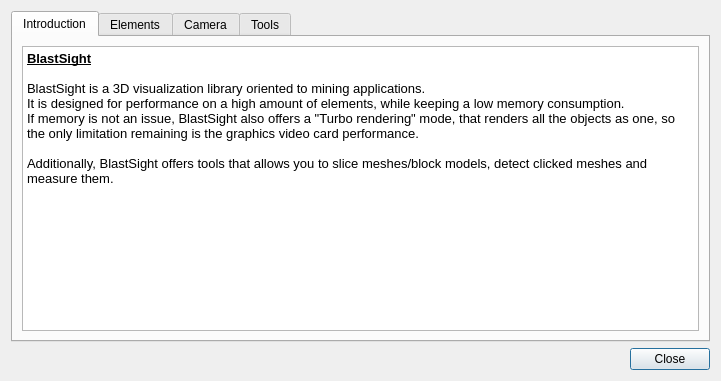
<?xml version="1.0" encoding="UTF-8"?>
<ui version="4.0">
 <class>Dialog</class>
 <widget class="QDialog" name="Dialog">
  <property name="geometry">
   <rect>
    <x>0</x>
    <y>0</y>
    <width>721</width>
    <height>381</height>
   </rect>
  </property>
  <property name="windowTitle">
   <string>Help</string>
  </property>
  <layout class="QVBoxLayout" name="verticalLayout">
   <item>
    <widget class="QTabWidget" name="tabWidget">
     <property name="currentIndex">
      <number>0</number>
     </property>
     <widget class="QWidget" name="tab_1">
      <attribute name="title">
       <string>Introduction</string>
      </attribute>
      <layout class="QVBoxLayout" name="verticalLayout_3">
       <item>
        <widget class="QTextBrowser" name="textBrowser_1">
         <property name="html">
          <string>&lt;!DOCTYPE HTML PUBLIC &quot;-//W3C//DTD HTML 4.0//EN&quot; &quot;http://www.w3.org/TR/REC-html40/strict.dtd&quot;&gt;
&lt;html&gt;&lt;head&gt;&lt;meta name=&quot;qrichtext&quot; content=&quot;1&quot; /&gt;&lt;style type=&quot;text/css&quot;&gt;
p, li { white-space: pre-wrap; }
&lt;/style&gt;&lt;/head&gt;&lt;body style=&quot; font-family:'Noto Sans'; font-size:10pt; font-weight:400; font-style:normal;&quot;&gt;
&lt;p style=&quot; margin-top:0px; margin-bottom:0px; margin-left:0px; margin-right:0px; -qt-block-indent:0; text-indent:0px;&quot;&gt;&lt;span style=&quot; font-weight:600; text-decoration: underline;&quot;&gt;BlastSight&lt;/span&gt;&lt;/p&gt;
&lt;p style=&quot;-qt-paragraph-type:empty; margin-top:0px; margin-bottom:0px; margin-left:0px; margin-right:0px; -qt-block-indent:0; text-indent:0px;&quot;&gt;&lt;br /&gt;&lt;/p&gt;
&lt;p style=&quot; margin-top:0px; margin-bottom:0px; margin-left:0px; margin-right:0px; -qt-block-indent:0; text-indent:0px;&quot;&gt;BlastSight is a 3D visualization library oriented to mining applications.&lt;/p&gt;
&lt;p style=&quot; margin-top:0px; margin-bottom:0px; margin-left:0px; margin-right:0px; -qt-block-indent:0; text-indent:0px;&quot;&gt;It is designed for performance on a high amount of elements, while keeping a low memory consumption.&lt;/p&gt;
&lt;p style=&quot; margin-top:0px; margin-bottom:0px; margin-left:0px; margin-right:0px; -qt-block-indent:0; text-indent:0px;&quot;&gt;If memory is not an issue, BlastSight also offers a &amp;quot;Turbo rendering&amp;quot; mode, that renders all the objects as one, so the only limitation remaining is the graphics video card performance.&lt;/p&gt;
&lt;p style=&quot;-qt-paragraph-type:empty; margin-top:0px; margin-bottom:0px; margin-left:0px; margin-right:0px; -qt-block-indent:0; text-indent:0px;&quot;&gt;&lt;br /&gt;&lt;/p&gt;
&lt;p style=&quot; margin-top:0px; margin-bottom:0px; margin-left:0px; margin-right:0px; -qt-block-indent:0; text-indent:0px;&quot;&gt;Additionally, BlastSight offers tools that allows you to slice meshes/block models, detect clicked meshes and measure them.&lt;/p&gt;&lt;/body&gt;&lt;/html&gt;</string>
         </property>
        </widget>
       </item>
      </layout>
     </widget>
     <widget class="QWidget" name="tab_2">
      <attribute name="title">
       <string>Elements</string>
      </attribute>
      <layout class="QVBoxLayout" name="verticalLayout_2">
       <item>
        <widget class="QTextBrowser" name="textBrowser_2">
         <property name="html">
          <string>&lt;!DOCTYPE HTML PUBLIC &quot;-//W3C//DTD HTML 4.0//EN&quot; &quot;http://www.w3.org/TR/REC-html40/strict.dtd&quot;&gt;
&lt;html&gt;&lt;head&gt;&lt;meta name=&quot;qrichtext&quot; content=&quot;1&quot; /&gt;&lt;style type=&quot;text/css&quot;&gt;
p, li { white-space: pre-wrap; }
&lt;/style&gt;&lt;/head&gt;&lt;body style=&quot; font-family:'Noto Sans'; font-size:10pt; font-weight:400; font-style:normal;&quot;&gt;
&lt;p style=&quot; margin-top:0px; margin-bottom:0px; margin-left:0px; margin-right:0px; -qt-block-indent:0; text-indent:0px;&quot;&gt;&lt;span style=&quot; font-weight:600; text-decoration: underline;&quot;&gt;Element types&lt;/span&gt;&lt;/p&gt;
&lt;p style=&quot;-qt-paragraph-type:empty; margin-top:0px; margin-bottom:0px; margin-left:0px; margin-right:0px; -qt-block-indent:0; text-indent:0px;&quot;&gt;&lt;br /&gt;&lt;/p&gt;
&lt;p style=&quot; margin-top:0px; margin-bottom:0px; margin-left:0px; margin-right:0px; -qt-block-indent:0; text-indent:0px;&quot;&gt;BlastSight [application] can read:&lt;/p&gt;
&lt;p style=&quot; margin-top:0px; margin-bottom:0px; margin-left:0px; margin-right:0px; -qt-block-indent:0; text-indent:0px;&quot;&gt;- Meshes (DXF, OFF, H5M)&lt;/p&gt;
&lt;p style=&quot; margin-top:0px; margin-bottom:0px; margin-left:0px; margin-right:0px; -qt-block-indent:0; text-indent:0px;&quot;&gt;- Block models (CSV, GSLib, H5P)&lt;/p&gt;
&lt;p style=&quot; margin-top:0px; margin-bottom:0px; margin-left:0px; margin-right:0px; -qt-block-indent:0; text-indent:0px;&quot;&gt;- Points (CSV, GSLib, H5P)&lt;/p&gt;
&lt;p style=&quot; margin-top:0px; margin-bottom:0px; margin-left:0px; margin-right:0px; -qt-block-indent:0; text-indent:0px;&quot;&gt;- Lines (CSV, DXF - basic)&lt;/p&gt;
&lt;p style=&quot; margin-top:0px; margin-bottom:0px; margin-left:0px; margin-right:0px; -qt-block-indent:0; text-indent:0px;&quot;&gt;- Tubes (CSV, DXF - basic)&lt;/p&gt;
&lt;p style=&quot;-qt-paragraph-type:empty; margin-top:0px; margin-bottom:0px; margin-left:0px; margin-right:0px; -qt-block-indent:0; text-indent:0px;&quot;&gt;&lt;br /&gt;&lt;/p&gt;
&lt;p style=&quot; margin-top:0px; margin-bottom:0px; margin-left:0px; margin-right:0px; -qt-block-indent:0; text-indent:0px;&quot;&gt;&lt;span style=&quot; font-weight:600; text-decoration: underline;&quot;&gt;Handling elements&lt;/span&gt;&lt;/p&gt;
&lt;p style=&quot;-qt-paragraph-type:empty; margin-top:0px; margin-bottom:0px; margin-left:0px; margin-right:0px; -qt-block-indent:0; text-indent:0px;&quot;&gt;&lt;br /&gt;&lt;/p&gt;
&lt;p style=&quot; margin-top:0px; margin-bottom:0px; margin-left:0px; margin-right:0px; -qt-block-indent:0; text-indent:0px;&quot;&gt;Select &amp;quot;File &amp;gt; Load [element]&amp;quot; for files.&lt;/p&gt;
&lt;p style=&quot; margin-top:0px; margin-bottom:0px; margin-left:0px; margin-right:0px; -qt-block-indent:0; text-indent:0px;&quot;&gt;You can load more than one file at the same time.&lt;/p&gt;
&lt;p style=&quot;-qt-paragraph-type:empty; margin-top:0px; margin-bottom:0px; margin-left:0px; margin-right:0px; -qt-block-indent:0; text-indent:0px;&quot;&gt;&lt;br /&gt;&lt;/p&gt;
&lt;p style=&quot; margin-top:0px; margin-bottom:0px; margin-left:0px; margin-right:0px; -qt-block-indent:0; text-indent:0px;&quot;&gt;Select &amp;quot;File &amp;gt; Load [element] folder&amp;quot; for folders.&lt;/p&gt;
&lt;p style=&quot; margin-top:0px; margin-bottom:0px; margin-left:0px; margin-right:0px; -qt-block-indent:0; text-indent:0px;&quot;&gt;Every element inside the folder will be loaded as the type you selected.&lt;/p&gt;
&lt;p style=&quot;-qt-paragraph-type:empty; margin-top:0px; margin-bottom:0px; margin-left:0px; margin-right:0px; -qt-block-indent:0; text-indent:0px;&quot;&gt;&lt;br /&gt;&lt;/p&gt;
&lt;p style=&quot; margin-top:0px; margin-bottom:0px; margin-left:0px; margin-right:0px; -qt-block-indent:0; text-indent:0px;&quot;&gt;In the left side of the application, an element tree is shown. &lt;/p&gt;
&lt;p style=&quot; margin-top:0px; margin-bottom:0px; margin-left:0px; margin-right:0px; -qt-block-indent:0; text-indent:0px;&quot;&gt;Loaded elements will be shown here, and they can be shown, hidden, &lt;/p&gt;
&lt;p style=&quot; margin-top:0px; margin-bottom:0px; margin-left:0px; margin-right:0px; -qt-block-indent:0; text-indent:0px;&quot;&gt;focused and deleted by right-clicking the element.&lt;/p&gt;
&lt;p style=&quot;-qt-paragraph-type:empty; margin-top:0px; margin-bottom:0px; margin-left:0px; margin-right:0px; -qt-block-indent:0; text-indent:0px;&quot;&gt;&lt;br /&gt;&lt;/p&gt;&lt;/body&gt;&lt;/html&gt;</string>
         </property>
        </widget>
       </item>
      </layout>
     </widget>
     <widget class="QWidget" name="tab_3">
      <attribute name="title">
       <string>Camera</string>
      </attribute>
      <layout class="QVBoxLayout" name="verticalLayout_6">
       <item>
        <widget class="QTextBrowser" name="textBrowser_3">
         <property name="html">
          <string>&lt;!DOCTYPE HTML PUBLIC &quot;-//W3C//DTD HTML 4.0//EN&quot; &quot;http://www.w3.org/TR/REC-html40/strict.dtd&quot;&gt;
&lt;html&gt;&lt;head&gt;&lt;meta name=&quot;qrichtext&quot; content=&quot;1&quot; /&gt;&lt;style type=&quot;text/css&quot;&gt;
p, li { white-space: pre-wrap; }
&lt;/style&gt;&lt;/head&gt;&lt;body style=&quot; font-family:'Noto Sans'; font-size:10pt; font-weight:400; font-style:normal;&quot;&gt;
&lt;p style=&quot; margin-top:0px; margin-bottom:0px; margin-left:0px; margin-right:0px; -qt-block-indent:0; text-indent:0px;&quot;&gt;&lt;span style=&quot; font-weight:600; text-decoration: underline;&quot;&gt;Camera properties&lt;/span&gt;&lt;/p&gt;
&lt;p style=&quot;-qt-paragraph-type:empty; margin-top:0px; margin-bottom:0px; margin-left:0px; margin-right:0px; -qt-block-indent:0; text-indent:0px;&quot;&gt;&lt;br /&gt;&lt;/p&gt;
&lt;p style=&quot; margin-top:0px; margin-bottom:0px; margin-left:0px; margin-right:0px; -qt-block-indent:0; text-indent:0px;&quot;&gt;You can control the following camera properties:&lt;/p&gt;
&lt;p style=&quot; margin-top:0px; margin-bottom:0px; margin-left:0px; margin-right:0px; -qt-block-indent:0; text-indent:0px;&quot;&gt;- Camera position: Position of the camera.&lt;/p&gt;
&lt;p style=&quot; margin-top:0px; margin-bottom:0px; margin-left:0px; margin-right:0px; -qt-block-indent:0; text-indent:0px;&quot;&gt;- Rotation center: Position of the center of rotation when rotating the camera.&lt;/p&gt;
&lt;p style=&quot; margin-top:0px; margin-bottom:0px; margin-left:0px; margin-right:0px; -qt-block-indent:0; text-indent:0px;&quot;&gt;- Rotation angle: Angle of the rotation for each axis.&lt;/p&gt;
&lt;p style=&quot;-qt-paragraph-type:empty; margin-top:0px; margin-bottom:0px; margin-left:0px; margin-right:0px; -qt-block-indent:0; text-indent:0px;&quot;&gt;&lt;br /&gt;&lt;/p&gt;
&lt;p style=&quot; margin-top:0px; margin-bottom:0px; margin-left:0px; margin-right:0px; -qt-block-indent:0; text-indent:0px;&quot;&gt;Select &amp;quot;View &amp;gt; Camera properties&amp;quot; to manually edit each property of the camera.&lt;/p&gt;
&lt;p style=&quot; margin-top:0px; margin-bottom:0px; margin-left:0px; margin-right:0px; -qt-block-indent:0; text-indent:0px;&quot;&gt;Alternatively, press &amp;quot;Plan/North/East view&amp;quot; to rotate the camera in one of these preset angles.&lt;/p&gt;
&lt;p style=&quot;-qt-paragraph-type:empty; margin-top:0px; margin-bottom:0px; margin-left:0px; margin-right:0px; -qt-block-indent:0; text-indent:0px;&quot;&gt;&lt;br /&gt;&lt;/p&gt;
&lt;p style=&quot; margin-top:0px; margin-bottom:0px; margin-left:0px; margin-right:0px; -qt-block-indent:0; text-indent:0px;&quot;&gt;&lt;span style=&quot; font-weight:600; text-decoration: underline;&quot;&gt;Projections&lt;/span&gt;&lt;/p&gt;
&lt;p style=&quot;-qt-paragraph-type:empty; margin-top:0px; margin-bottom:0px; margin-left:0px; margin-right:0px; -qt-block-indent:0; text-indent:0px;&quot;&gt;&lt;br /&gt;&lt;/p&gt;
&lt;p style=&quot; margin-top:0px; margin-bottom:0px; margin-left:0px; margin-right:0px; -qt-block-indent:0; text-indent:0px;&quot;&gt;A Perspective projection shows a far element seems smaller than a near one.&lt;/p&gt;
&lt;p style=&quot; margin-top:0px; margin-bottom:0px; margin-left:0px; margin-right:0px; -qt-block-indent:0; text-indent:0px;&quot;&gt;An Orthographic projection shows far and close elements as the same size.&lt;/p&gt;
&lt;p style=&quot; margin-top:0px; margin-bottom:0px; margin-left:0px; margin-right:0px; -qt-block-indent:0; text-indent:0px;&quot;&gt;By default, BlastSight shows a Perspective projection.&lt;/p&gt;
&lt;p style=&quot;-qt-paragraph-type:empty; margin-top:0px; margin-bottom:0px; margin-left:0px; margin-right:0px; -qt-block-indent:0; text-indent:0px;&quot;&gt;&lt;br /&gt;&lt;/p&gt;
&lt;p style=&quot; margin-top:0px; margin-bottom:0px; margin-left:0px; margin-right:0px; -qt-block-indent:0; text-indent:0px;&quot;&gt;Select &amp;quot;View &amp;gt; Orthographic projection&amp;quot; to change to Orthographic projection.&lt;/p&gt;
&lt;p style=&quot; margin-top:0px; margin-bottom:0px; margin-left:0px; margin-right:0px; -qt-block-indent:0; text-indent:0px;&quot;&gt;Select &amp;quot;View &amp;gt; Perspective projection&amp;quot; to change to Perspective projection.&lt;/p&gt;
&lt;p style=&quot;-qt-paragraph-type:empty; margin-top:0px; margin-bottom:0px; margin-left:0px; margin-right:0px; -qt-block-indent:0; text-indent:0px; font-weight:600; text-decoration: underline;&quot;&gt;&lt;br /&gt;&lt;/p&gt;
&lt;p style=&quot; margin-top:0px; margin-bottom:0px; margin-left:0px; margin-right:0px; -qt-block-indent:0; text-indent:0px;&quot;&gt;&lt;span style=&quot; font-weight:600; text-decoration: underline;&quot;&gt;Fit to screen&lt;/span&gt;&lt;/p&gt;
&lt;p style=&quot;-qt-paragraph-type:empty; margin-top:0px; margin-bottom:0px; margin-left:0px; margin-right:0px; -qt-block-indent:0; text-indent:0px; font-weight:600;&quot;&gt;&lt;br /&gt;&lt;/p&gt;
&lt;p style=&quot; margin-top:0px; margin-bottom:0px; margin-left:0px; margin-right:0px; -qt-block-indent:0; text-indent:0px;&quot;&gt;By default, this is enabled, so each time you load an element, the camera will auto-fit to show all visible elements.&lt;/p&gt;
&lt;p style=&quot; margin-top:0px; margin-bottom:0px; margin-left:0px; margin-right:0px; -qt-block-indent:0; text-indent:0px;&quot;&gt;Select &amp;quot;View &amp;gt; Auto-fit to screen&amp;quot; to enable/disable it.&lt;/p&gt;
&lt;p style=&quot; margin-top:0px; margin-bottom:0px; margin-left:0px; margin-right:0px; -qt-block-indent:0; text-indent:0px;&quot;&gt;Select &amp;quot;View &amp;gt; Fit to screen&amp;quot; to manually request an auto-fit.&lt;/p&gt;
&lt;p style=&quot;-qt-paragraph-type:empty; margin-top:0px; margin-bottom:0px; margin-left:0px; margin-right:0px; -qt-block-indent:0; text-indent:0px;&quot;&gt;&lt;br /&gt;&lt;/p&gt;
&lt;p style=&quot; margin-top:0px; margin-bottom:0px; margin-left:0px; margin-right:0px; -qt-block-indent:0; text-indent:0px;&quot;&gt;&lt;span style=&quot; font-weight:600; text-decoration: underline;&quot;&gt;Animated movements&lt;/span&gt;&lt;/p&gt;
&lt;p style=&quot;-qt-paragraph-type:empty; margin-top:0px; margin-bottom:0px; margin-left:0px; margin-right:0px; -qt-block-indent:0; text-indent:0px; font-weight:600;&quot;&gt;&lt;br /&gt;&lt;/p&gt;
&lt;p style=&quot; margin-top:0px; margin-bottom:0px; margin-left:0px; margin-right:0px; -qt-block-indent:0; text-indent:0px;&quot;&gt;Camera rotations and traslations can be rendered with an instant or smooth transition. &lt;/p&gt;
&lt;p style=&quot; margin-top:0px; margin-bottom:0px; margin-left:0px; margin-right:0px; -qt-block-indent:0; text-indent:0px;&quot;&gt;Select &amp;quot;View &amp;gt; Animated movements&amp;quot; to enable/disable transitions.&lt;/p&gt;
&lt;p style=&quot;-qt-paragraph-type:empty; margin-top:0px; margin-bottom:0px; margin-left:0px; margin-right:0px; -qt-block-indent:0; text-indent:0px;&quot;&gt;&lt;br /&gt;&lt;/p&gt;
&lt;p style=&quot; margin-top:0px; margin-bottom:0px; margin-left:0px; margin-right:0px; -qt-block-indent:0; text-indent:0px;&quot;&gt;&lt;span style=&quot; font-weight:600; text-decoration: underline;&quot;&gt;Turbo rendering&lt;/span&gt;&lt;/p&gt;
&lt;p style=&quot;-qt-paragraph-type:empty; margin-top:0px; margin-bottom:0px; margin-left:0px; margin-right:0px; -qt-block-indent:0; text-indent:0px;&quot;&gt;&lt;br /&gt;&lt;/p&gt;
&lt;p style=&quot; margin-top:0px; margin-bottom:0px; margin-left:0px; margin-right:0px; -qt-block-indent:0; text-indent:0px;&quot;&gt;If you load a big amount of meshes, you might notice a performance hit.&lt;/p&gt;
&lt;p style=&quot; margin-top:0px; margin-bottom:0px; margin-left:0px; margin-right:0px; -qt-block-indent:0; text-indent:0px;&quot;&gt;A &lt;span style=&quot; font-style:italic;&quot;&gt;turbo&lt;/span&gt; strategy has been implemented, that allows you to see different objects as if a single big object is being renderer.&lt;/p&gt;
&lt;p style=&quot; margin-top:0px; margin-bottom:0px; margin-left:0px; margin-right:0px; -qt-block-indent:0; text-indent:0px;&quot;&gt;Keep in mind that this functionality uses more memory, and mesh alterations will take longer to execute.&lt;/p&gt;
&lt;p style=&quot; margin-top:0px; margin-bottom:0px; margin-left:0px; margin-right:0px; -qt-block-indent:0; text-indent:0px;&quot;&gt;Select &amp;quot;View &amp;gt; Turbo rendering&amp;quot; to send a performance request to BlastSight.&lt;/p&gt;
&lt;p style=&quot;-qt-paragraph-type:empty; margin-top:0px; margin-bottom:0px; margin-left:0px; margin-right:0px; -qt-block-indent:0; text-indent:0px;&quot;&gt;&lt;br /&gt;&lt;/p&gt;
&lt;p style=&quot; margin-top:0px; margin-bottom:0px; margin-left:0px; margin-right:0px; -qt-block-indent:0; text-indent:0px;&quot;&gt;&lt;span style=&quot; font-weight:600; text-decoration: underline;&quot;&gt;Screenshots&lt;/span&gt;&lt;/p&gt;
&lt;p style=&quot;-qt-paragraph-type:empty; margin-top:0px; margin-bottom:0px; margin-left:0px; margin-right:0px; -qt-block-indent:0; text-indent:0px; font-weight:600;&quot;&gt;&lt;br /&gt;&lt;/p&gt;
&lt;p style=&quot; margin-top:0px; margin-bottom:0px; margin-left:0px; margin-right:0px; -qt-block-indent:0; text-indent:0px;&quot;&gt;BlastSight comes with an integrated screenshot utility that takes a picture of the current state of the visualization, and offers you a pop-up to save the picture as image.&lt;/p&gt;
&lt;p style=&quot; margin-top:0px; margin-bottom:0px; margin-left:0px; margin-right:0px; -qt-block-indent:0; text-indent:0px;&quot;&gt;Select &amp;quot;View &amp;gt; Take Screenshot&amp;quot; to take an screenshot.&lt;/p&gt;&lt;/body&gt;&lt;/html&gt;</string>
         </property>
        </widget>
       </item>
      </layout>
     </widget>
     <widget class="QWidget" name="tab_4">
      <attribute name="title">
       <string>Tools</string>
      </attribute>
      <layout class="QVBoxLayout" name="verticalLayout_8">
       <item>
        <widget class="QTextBrowser" name="textBrowser_4">
         <property name="html">
          <string>&lt;!DOCTYPE HTML PUBLIC &quot;-//W3C//DTD HTML 4.0//EN&quot; &quot;http://www.w3.org/TR/REC-html40/strict.dtd&quot;&gt;
&lt;html&gt;&lt;head&gt;&lt;meta name=&quot;qrichtext&quot; content=&quot;1&quot; /&gt;&lt;style type=&quot;text/css&quot;&gt;
p, li { white-space: pre-wrap; }
&lt;/style&gt;&lt;/head&gt;&lt;body style=&quot; font-family:'Noto Sans'; font-size:10pt; font-weight:400; font-style:normal;&quot;&gt;
&lt;p style=&quot; margin-top:0px; margin-bottom:0px; margin-left:0px; margin-right:0px; -qt-block-indent:0; text-indent:0px;&quot;&gt;&lt;span style=&quot; font-weight:600; text-decoration: underline;&quot;&gt;Normal mode&lt;/span&gt;&lt;/p&gt;
&lt;p style=&quot;-qt-paragraph-type:empty; margin-top:0px; margin-bottom:0px; margin-left:0px; margin-right:0px; -qt-block-indent:0; text-indent:0px;&quot;&gt;&lt;br /&gt;&lt;/p&gt;
&lt;p style=&quot; margin-top:0px; margin-bottom:0px; margin-left:0px; margin-right:0px; -qt-block-indent:0; text-indent:0px;&quot;&gt;This is the default mode, that allows you to move/rotate/translate the camera as expected.&lt;/p&gt;
&lt;p style=&quot; margin-top:0px; margin-bottom:0px; margin-left:0px; margin-right:0px; -qt-block-indent:0; text-indent:0px;&quot;&gt;Select &amp;quot;Tools &amp;gt; Return to normal&amp;quot; to change to Normal mode.&lt;/p&gt;
&lt;p style=&quot;-qt-paragraph-type:empty; margin-top:0px; margin-bottom:0px; margin-left:0px; margin-right:0px; -qt-block-indent:0; text-indent:0px; font-weight:600; text-decoration: underline;&quot;&gt;&lt;br /&gt;&lt;/p&gt;
&lt;p style=&quot; margin-top:0px; margin-bottom:0px; margin-left:0px; margin-right:0px; -qt-block-indent:0; text-indent:0px;&quot;&gt;&lt;span style=&quot; font-weight:600; text-decoration: underline;&quot;&gt;Slice mode&lt;/span&gt;&lt;/p&gt;
&lt;p style=&quot;-qt-paragraph-type:empty; margin-top:0px; margin-bottom:0px; margin-left:0px; margin-right:0px; -qt-block-indent:0; text-indent:0px; font-weight:600;&quot;&gt;&lt;br /&gt;&lt;/p&gt;
&lt;p style=&quot; margin-top:0px; margin-bottom:0px; margin-left:0px; margin-right:0px; -qt-block-indent:0; text-indent:0px;&quot;&gt;This mode allows you to slice meshes and blocks by clicking two points on the screen.&lt;/p&gt;
&lt;p style=&quot; margin-top:0px; margin-bottom:0px; margin-left:0px; margin-right:0px; -qt-block-indent:0; text-indent:0px;&quot;&gt;New elements will appear in the tree, and BlastSight will return to Normal mode.&lt;/p&gt;
&lt;p style=&quot; margin-top:0px; margin-bottom:0px; margin-left:0px; margin-right:0px; -qt-block-indent:0; text-indent:0px;&quot;&gt;Select &amp;quot;Tools &amp;gt; Mesh slicing&amp;quot; or &amp;quot;Tools &amp;gt; Block slicing&amp;quot; to change to Slice mode.&lt;/p&gt;
&lt;p style=&quot;-qt-paragraph-type:empty; margin-top:0px; margin-bottom:0px; margin-left:0px; margin-right:0px; -qt-block-indent:0; text-indent:0px;&quot;&gt;&lt;br /&gt;&lt;/p&gt;
&lt;p style=&quot; margin-top:0px; margin-bottom:0px; margin-left:0px; margin-right:0px; -qt-block-indent:0; text-indent:0px;&quot;&gt;&lt;span style=&quot; font-weight:600; text-decoration: underline;&quot;&gt;Detection mode&lt;/span&gt;&lt;/p&gt;
&lt;p style=&quot;-qt-paragraph-type:empty; margin-top:0px; margin-bottom:0px; margin-left:0px; margin-right:0px; -qt-block-indent:0; text-indent:0px;&quot;&gt;&lt;br /&gt;&lt;/p&gt;
&lt;p style=&quot; margin-top:0px; margin-bottom:0px; margin-left:0px; margin-right:0px; -qt-block-indent:0; text-indent:0px;&quot;&gt;This mode allows you to detect meshes below the mouse cursor when the screen is clicked.&lt;/p&gt;
&lt;p style=&quot; margin-top:0px; margin-bottom:0px; margin-left:0px; margin-right:0px; -qt-block-indent:0; text-indent:0px;&quot;&gt;(In Normal mode, double-clicking a mesh has the same effect).&lt;/p&gt;
&lt;p style=&quot; margin-top:0px; margin-bottom:0px; margin-left:0px; margin-right:0px; -qt-block-indent:0; text-indent:0px;&quot;&gt;Select &amp;quot;Tools &amp;gt; Mesh detection&amp;quot; to change to Detection mode.&lt;/p&gt;
&lt;p style=&quot;-qt-paragraph-type:empty; margin-top:0px; margin-bottom:0px; margin-left:0px; margin-right:0px; -qt-block-indent:0; text-indent:0px;&quot;&gt;&lt;br /&gt;&lt;/p&gt;
&lt;p style=&quot; margin-top:0px; margin-bottom:0px; margin-left:0px; margin-right:0px; -qt-block-indent:0; text-indent:0px;&quot;&gt;&lt;span style=&quot; font-weight:600; text-decoration: underline;&quot;&gt;Measurement mode&lt;/span&gt;&lt;/p&gt;
&lt;p style=&quot;-qt-paragraph-type:empty; margin-top:0px; margin-bottom:0px; margin-left:0px; margin-right:0px; -qt-block-indent:0; text-indent:0px; font-weight:600; text-decoration: underline;&quot;&gt;&lt;br /&gt;&lt;/p&gt;
&lt;p style=&quot; margin-top:0px; margin-bottom:0px; margin-left:0px; margin-right:0px; -qt-block-indent:0; text-indent:0px;&quot;&gt;This mode allows you to measure distances in meshes by clicking two points on the screen.&lt;/p&gt;
&lt;p style=&quot; margin-top:0px; margin-bottom:0px; margin-left:0px; margin-right:0px; -qt-block-indent:0; text-indent:0px;&quot;&gt;The distance appears in the status bar in the bottom part of the application.&lt;/p&gt;
&lt;p style=&quot; margin-top:0px; margin-bottom:0px; margin-left:0px; margin-right:0px; -qt-block-indent:0; text-indent:0px;&quot;&gt;Select &amp;quot;Tools &amp;gt; Mesh measurement&amp;quot; to change to Measurement mode.&lt;/p&gt;&lt;/body&gt;&lt;/html&gt;</string>
         </property>
        </widget>
       </item>
      </layout>
     </widget>
    </widget>
   </item>
   <item>
    <widget class="QDialogButtonBox" name="buttonBox">
     <property name="orientation">
      <enum>Qt::Horizontal</enum>
     </property>
     <property name="standardButtons">
      <set>QDialogButtonBox::Close</set>
     </property>
    </widget>
   </item>
  </layout>
 </widget>
 <resources/>
 <connections>
  <connection>
   <sender>buttonBox</sender>
   <signal>accepted()</signal>
   <receiver>Dialog</receiver>
   <slot>accept()</slot>
   <hints>
    <hint type="sourcelabel">
     <x>248</x>
     <y>254</y>
    </hint>
    <hint type="destinationlabel">
     <x>157</x>
     <y>274</y>
    </hint>
   </hints>
  </connection>
  <connection>
   <sender>buttonBox</sender>
   <signal>rejected()</signal>
   <receiver>Dialog</receiver>
   <slot>reject()</slot>
   <hints>
    <hint type="sourcelabel">
     <x>316</x>
     <y>260</y>
    </hint>
    <hint type="destinationlabel">
     <x>286</x>
     <y>274</y>
    </hint>
   </hints>
  </connection>
 </connections>
</ui>
